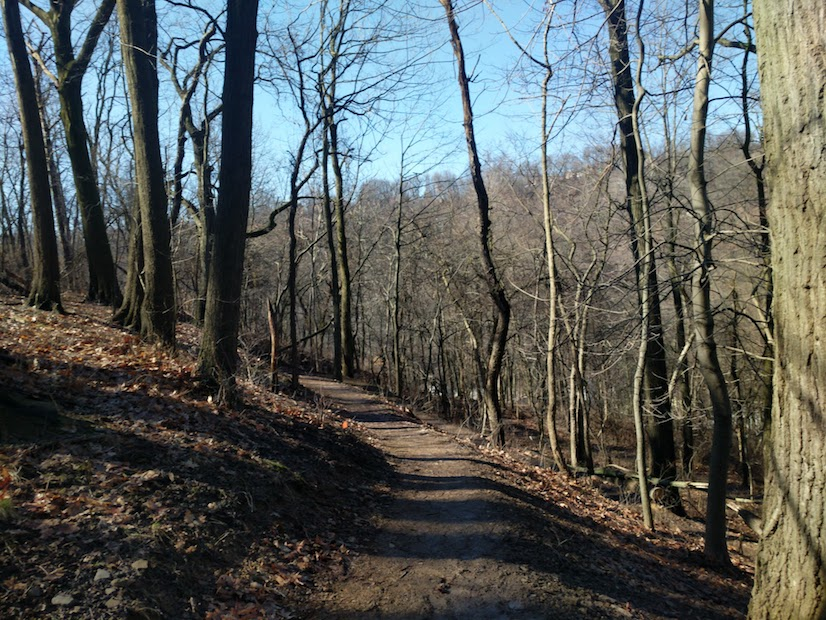
#> input picture ims/trail.jpg, 826 x 620 px
$ jupyter execute --allow-errors wavelet_exploratory.ipynb   (shell and % lines are left out)   (older library calls are emulated)
#> lines starting #> are read from the running program, lines starting #| are printed output that depends on the picture
### utils/getstim.py
import numpy as np

import utils.imtools as imtools
import utils.fouriertools as ftools
import utils.wavelettools as wtools
import utils.imwritetools as imwtools
import pathlib

def step_stim_img(width_px, height_px, loc=0.5, stepdn=False, rescale=True, orient=1, contrast=1):
    '''
    Make a step function stimulus of a given size, orientation, and contrast

    Args:
        width_px (int):   width in pixels of stimulus
        height_px (int):  height in pixels of stimulus
        loc (float):      location of split from 0 (left/top) to 1 (right/bottom)
        stepdn (bool):    L-R; U-D; go from white to black (down) vs black to white (up)
        orient (int):    orientation, 1=vertical, 0=horizontal
        contrast (float): float value between 0 and 1 of contrast for stimlulus

    Returns:
        stim (2d float):    step function stimulus  with values in [0,1]
    '''

    #vertical line step function
    if(orient==1):
        stim = np.hstack((np.zeros((height_px, width_px//2)),
                           np.ones((height_px, width_px//2))))
        if(stepdn):
            stim = stim[:,::-1]

    #horizontal line step function
    elif(orient==0):
        stim = np.vstack((np.zeros((height_px//2, width_px)),
                   np.ones((height_px//2, width_px))))
        if(stepdn):
            stim = stim[::-1,:]

    # Rescale to [0,255]
    if(rescale):
        stim = imtools.rescale_255(stim)

    #contrast
    stim = stim*contrast

    return(stim)


def step_stim(width_px, height_px, len_frames=1, stepdn=False, rescale=True, orient=1, contrast=1, stim_type='reverse_phase'):
    '''
    Make a step function stimulus of a given size, orientation, and contrast

    Args:
        width_px (int):   width in pixels of stimulus
        height_px (int):  height in pixels of stimulus
        stepdn (bool):    L-R; U-D; go from white to black (down) vs black to white (up)
        orient (int):    orientation, 1=vertical, 0=horizontal
        contrast (float): float value between 0 and 1 of contrast for stimlulus
        stim_type (string): type of stimulus we want. Options are:
                                'reverse_phase' - change phase once during the stim time
                                 'reverse_phase_flicker' - reverse phase at frame rate

    Returns:
        stim (2d float):    step function stimulus  with values in [0,1]
    '''

    # if our step function is just a 1 frame image, return the image
    if(len_frames==1):
        stim = step_stim_img(width_px, height_px, loc=0.5, stepdn=False, rescale=True, orient=1, contrast=1)
    # otherwise, loop through the number of frames and make a moving edge.
    else:
        stim = np.zeros((len_frames, width_px, height_px))

        # reverse phase graing that changes once during stim (halfway through)
        if(stim_type=='reverse_phase'):
            halfpoint = len_frames//2
            stim[:halfpoint,:,:] = step_stim_img(width_px, height_px, loc=0.5, stepdn=False, rescale=True, orient=1, contrast=1)
            stim[halfpoint:,:,:] = step_stim_img(width_px, height_px, loc=0.5, stepdn=False, rescale=True, orient=1, contrast=1)

        #reverse_phase grating: make every other frame reverse.
        if(stim_type=='reverse_phase_flicker'):
            stim[::2,:,:] = step_stim_img(width_px, height_px, loc=0.5, stepdn=False, rescale=True, orient=1, contrast=1)
            stim[1::2,:,:] = step_stim_img(width_px, height_px, loc=0.5, stepdn=True, rescale=True, orient=1, contrast=1)


    return(stim)


# [132 lines left out: functions generate_spatial_filtered_stims, generate_temporal_filtered_stims, generate_spatiotemporal_filtered_stims, not called in this run]

### wavelet_exploratory.ipynb
## Stimuli for Psychophysics Experiments based on wavelet representation

[cell 1]
import pywt
import matplotlib.pyplot as plt
import numpy as np


import utils.getstim as getstim

#jupyter notebook settings

[cell 2]
pywt.families() #note Bruno said to use 'Log Gaussian' Wavelet

[cell 3]
#make step function
stim_px_w = 2**10
stim_px_h = 2**10

# Step function
#> (the rest of this cell did not finish here and is left out)

[cell 4]
# Copyright (c) 2006-2012 Filip Wasilewski <http://en.ig.ma/>
# Copyright (c) 2012-2016 The PyWavelets Developers
#                         <https://github.com/PyWavelets/pywt>
# See COPYING for license details.

"""
Wavelet Image Blender.
Blend image A with texture extracted from image B by selecting
detail coefficients:
    -----------------     -----------------
    |               |     |               |
    |               |     |               |
    |               |     |               |
    |       A       |     |       B       |
    |               |     |               |
    |               |     |               |
    |               |     |               |
    -----------------     -----------------
            |                     |
     2D DWT |              2D DWT |
            V                     V
    -----------------             ---------          -----------------
    |       |       |             |       |          |               |
    | A(LL) | H(LH) |             | H(LH) |          |               |
    |       |       |             |       |   IDWT   |               |
    -----------------  +  -----------------  ----->  |       C       |
    |       |       |     |       |       |          |               |
    | V(HL) | D(HH) |     | V(HL) | D(HH) |          |               |
    |       |       |     |       |       |          |               |
    -----------------     -----------------          -----------------
                            (details only)
"""

import optparse
import os
import sys
if os.name == 'nt':
    from time import clock  # noqa
else:
    from time import time as clock  # noqa

from PIL import Image  # PIL
import numpy  # http://www.scipy.org

import pywt


def image2array(image):
    """PIL Image to NumPy array"""
    assert image.mode in ('L', 'RGB', 'CMYK')
    arr = numpy.fromstring(image.tobytes(), numpy.uint8)
    arr.shape = (image.size[1], image.size[0], len(image.getbands()))
    return arr.swapaxes(0, 2).swapaxes(1, 2).astype(numpy.float32)


def array2image(arr, mode):
    """NumPy array to PIL Image"""
    arr = arr.swapaxes(1, 2).swapaxes(0, 2)
    arr[arr < 0] = 0
    arr[arr > 255] = 255
    arr = numpy.fix(arr).astype(numpy.uint8)
    return Image.frombytes(mode, arr.shape[1::-1], arr.tobytes())


def load_image(path, mode=None, size=None):
    """Load image"""
#> called with path = './ims/trail.jpg'
    im = Image.open(path)
#> im is the input picture: PIL image 826x620 RGB; mean R, G, B 88.2, 92.9, 90.3
#> call 2 of load_image, with path = './ims/cats.jpg'
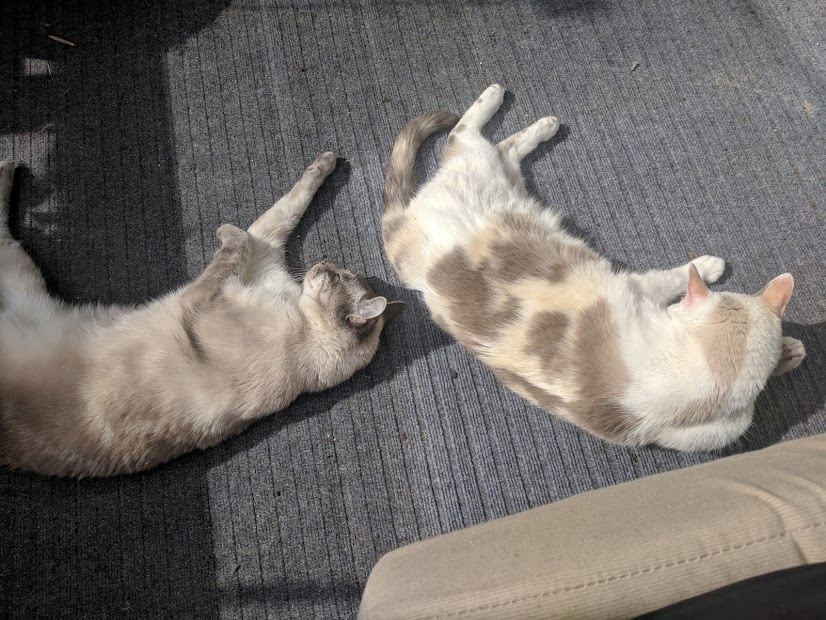
#> input picture ims/cats.jpg, 826 x 620 px
#> in load_image, im is the input picture: PIL image 826x620 RGB; mean R, G, B 114.7, 109.2, 105.4

    if im.mode not in ('L', 'P', 'RGB', 'CMYK'):
        raise TypeError("Image mode must be 'L', 'P', 'RGB' or 'CMYK'")

    if mode is not None:
        if mode == 'P':
            raise ValueError("Mode must be 'L', 'RGB' or 'CMYK'")
        im = im.convert(mode)
    elif im.mode == 'P':
        im = im.convert('RGB')

    if size is not None and im.size != size:
        im = im.resize(size, Image.ANTIALIAS)
    return im


def blend_images(base, texture, wavelet, level, mode='smooth', base_gain=None,
                 texture_gain=None):
    """Blend loaded images at `level` of granularity using `wavelet`"""
#> called with wavelet = 'haar', level = 4, mode = 'smooth'

    base_data = image2array(base)
    texture_data = image2array(texture)
    output_data = []

    # process color bands
    for base_band, texture_band in zip(base_data, texture_data):
        # multilevel dwt
        base_band_coeffs = pywt.wavedec2(base_band, wavelet, mode, level)
        texture_band_coeffs = pywt.wavedec2(texture_band, wavelet, mode, level)

        # average coefficients of base image
        output_band_coeffs = [base_band_coeffs[0]]  # cA
        del base_band_coeffs[0], texture_band_coeffs[0]

        # blend details coefficients
        for n, (base_band_details, texture_band_details) in enumerate(
                zip(base_band_coeffs, texture_band_coeffs)):
            blended_details = []
            for (base_detail, texture_detail) in zip(base_band_details,
                                                     texture_band_details):
                if base_gain is not None:
                    base_detail *= base_gain
                if texture_gain is not None:
                    texture_detail *= texture_gain

                # select coeffs with greater energy
                blended = numpy.where(abs(base_detail) > abs(texture_detail),
                                      base_detail, texture_detail)
                blended_details.append(blended)

            base_band_coeffs[n] = texture_band_coeffs[n] = None
            output_band_coeffs.append(blended_details)

        # multilevel idwt
        new_band = pywt.waverec2(output_band_coeffs, wavelet, mode)
        output_data.append(new_band)
        del new_band, base_band_coeffs, texture_band_coeffs
#> this loop made 3 passes
#> pass 1, in blend_images, `new_band = pywt.waverec2(output_band_coeffs, wavelet, mode)`:
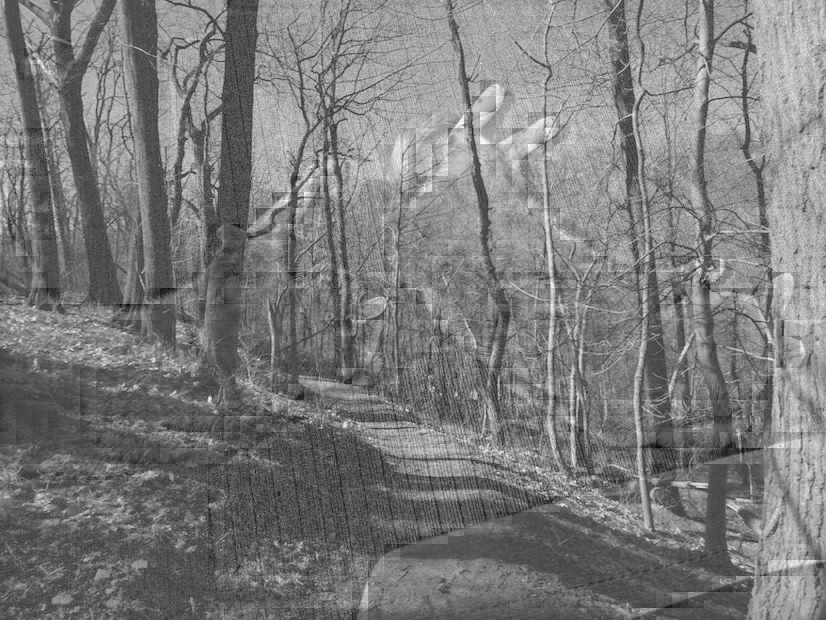
#> new_band: shape (620, 826) float32; min -111.6, max 299.9, mean 88.3; drawn with min black and max white
#> pass 2, in blend_images, `new_band = pywt.waverec2(output_band_coeffs, wavelet, mode)`:
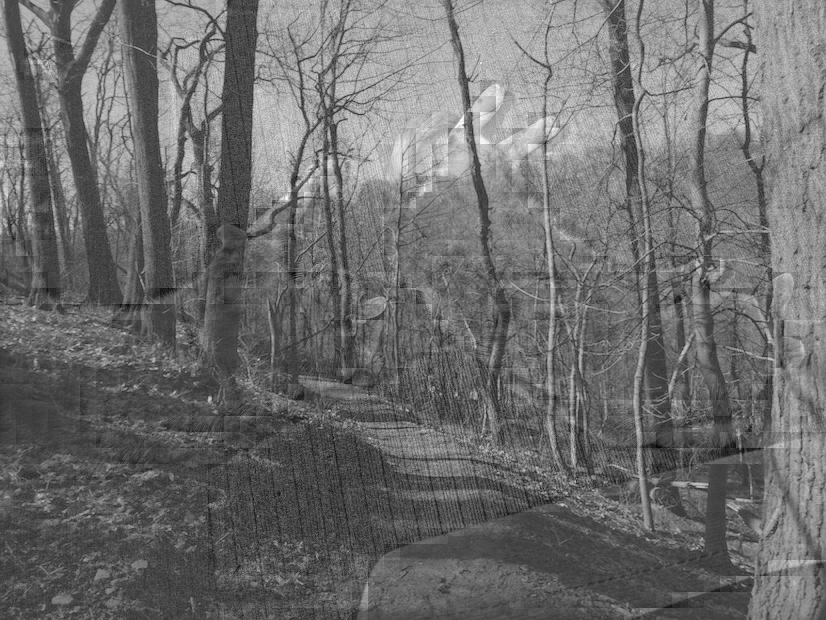
#> new_band: shape (620, 826) float32; min -104.1, max 352.9, mean 93; drawn with min black and max white
#> after the loop:
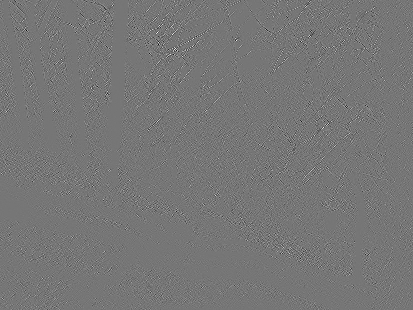
#> base_detail: shape (310, 413) float32; min -93, max 107, mean 0; drawn with min black and max white
#> after the loop:
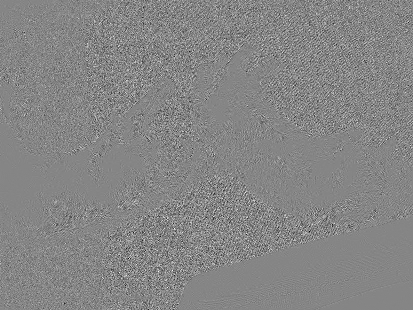
#> texture_detail: shape (310, 413) float32; min -74, max 67, mean 0; drawn with min black and max white
#> after the loop, output_data = 3 items

    del base_data, texture_data
    output_data = numpy.array(output_data)

    return array2image(output_data, base.mode)
#> in array2image, `arr[arr > 255] = 255`:
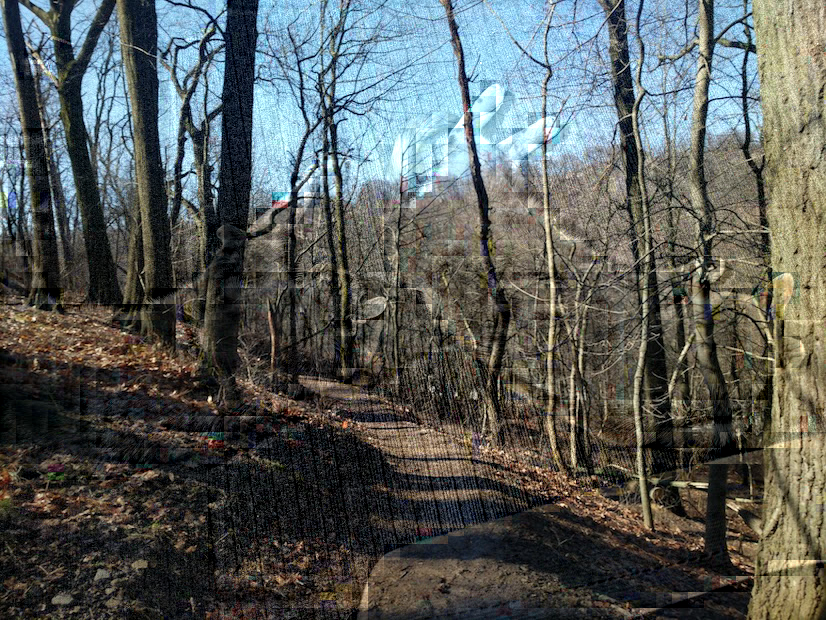
#> arr: shape (620, 826, 3) float32; mean of channels 0, 1, 2 88.7, 93.3, 90.3; drawn as R, G, B


# [50 lines of commented-out code are left out]

[cell 5]
trail = load_image('./ims/trail.jpg')
cats = load_image('./ims/cats.jpg')
base = trail
texture = cats

im1 = blend_images(base, texture, 'haar', 4)
im2 = blend_images(texture, base, 'haar', 4)
#> the loop in blend_images (call 2), `for base_band, texture_band in zip(base_data, texture_data):` made 3 passes
#> pass 1, in blend_images (call 2), `new_band = pywt.waverec2(output_band_coeffs, wavelet, mode)`:
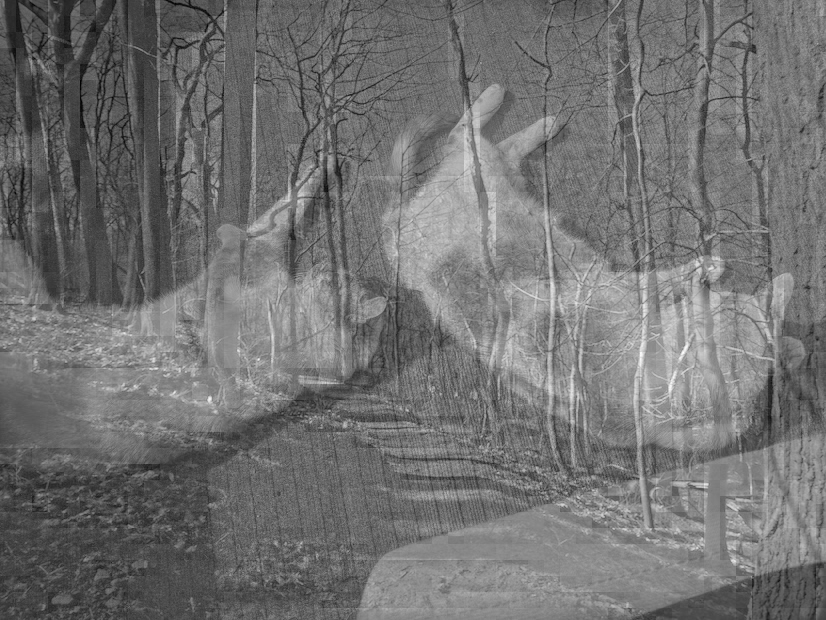
#> new_band: shape (620, 826) float32; min -133.2, max 421.3, mean 114.7; drawn with min black and max white
#> call 2 of array2image, with arr = array of shape (3, 620, 826), mode = 'RGB'
#> in array2image (call 2), `arr[arr > 255] = 255`:
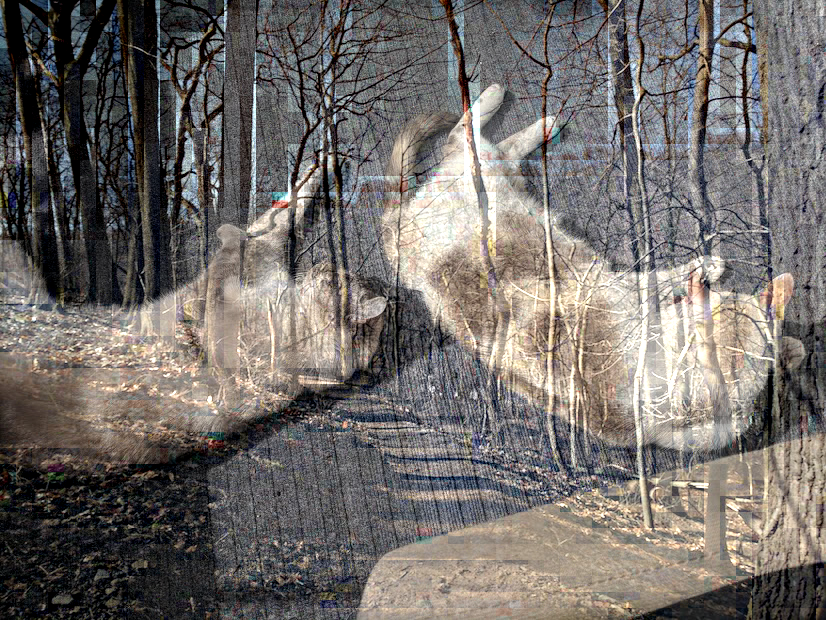
#> arr: shape (620, 826, 3) float32; mean of channels 0, 1, 2 115, 110, 106.4; drawn as R, G, B

plt.subplot(121)
plt.imshow(im1);
plt.axis('off')
plt.subplot(122)
plt.imshow(im2);
plt.axis('off')

[cell 6]
trail_bw = np.mean(trail,axis=2)
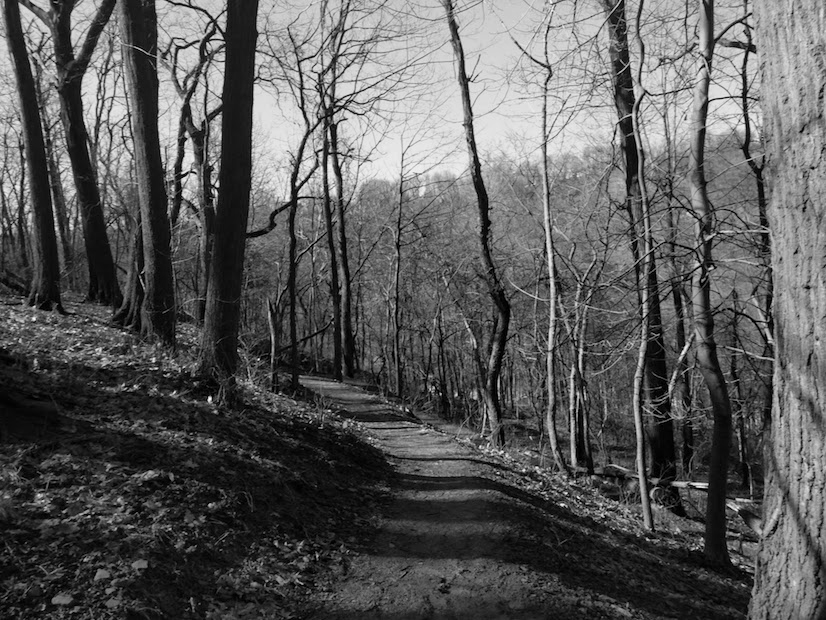
#> trail_bw: shape (620, 826) float64; min 0, max 251.3, mean 90.5
cats_bw = np.mean(cats,axis=2)
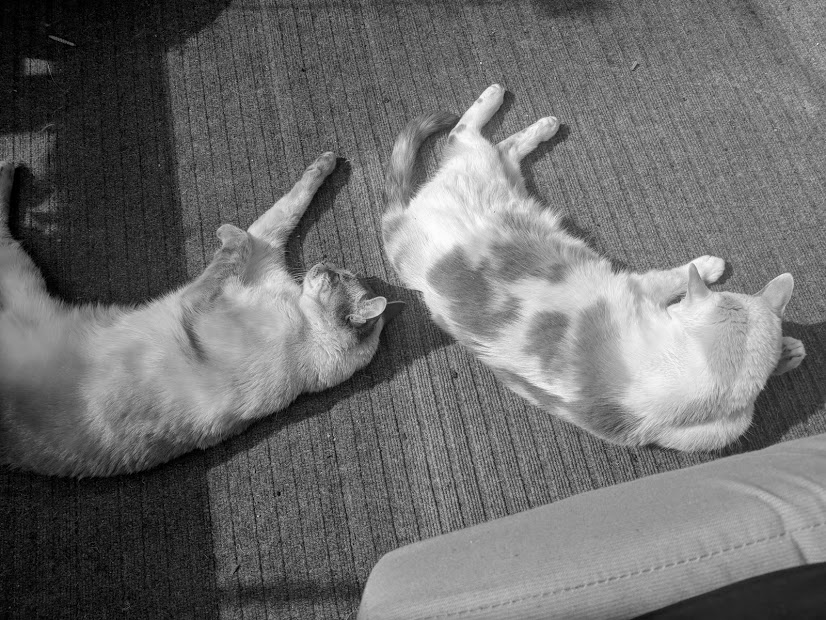
#> cats_bw: shape (620, 826) float64; min 0, max 253.3, mean 109.8

#> (the rest of this cell did not finish here and is left out)
